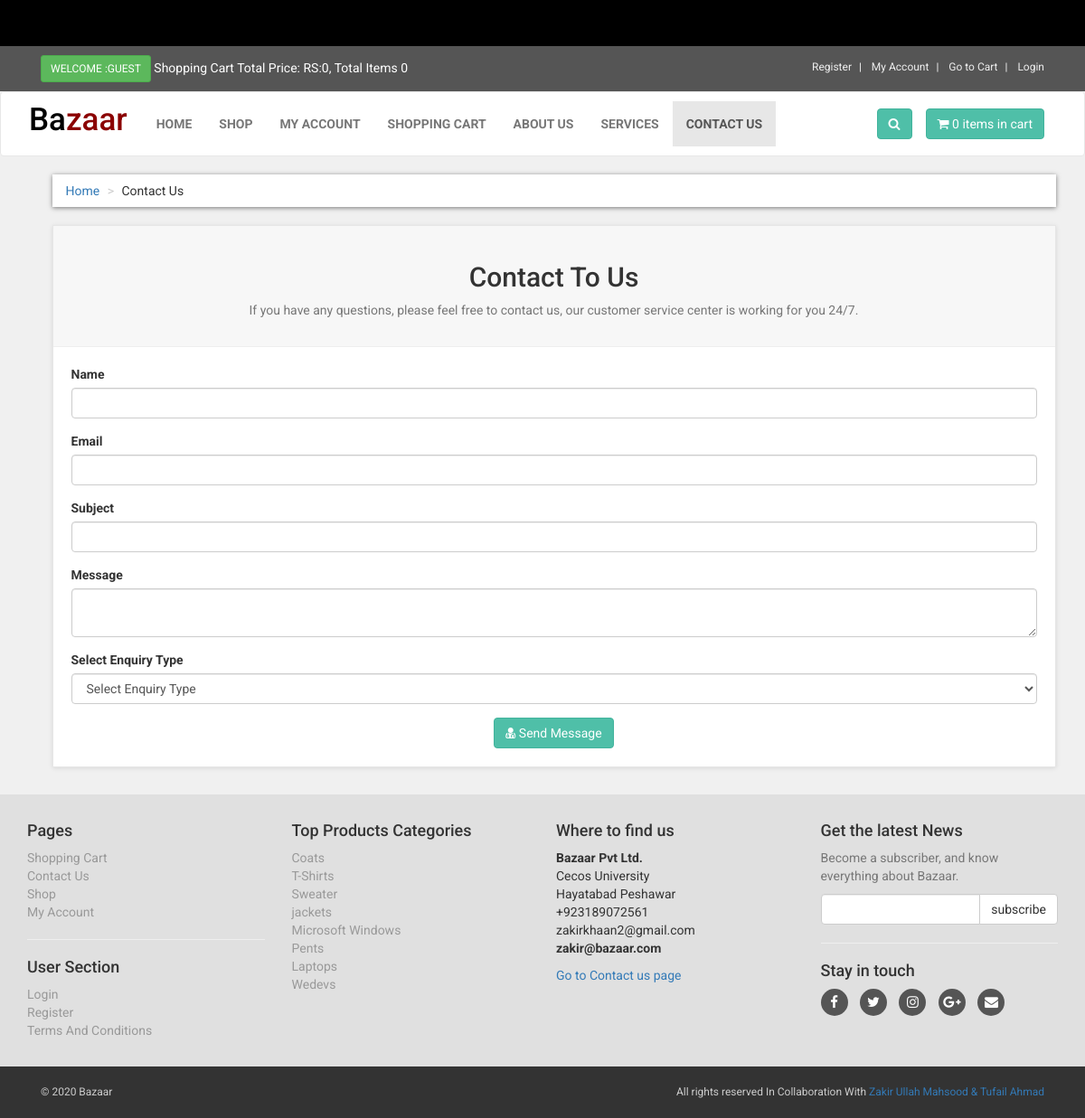
The page /contact.php on the database its author committed.
### tables this page shows
CREATE TABLE `contact_us` (
  `contact_id` int(10) NOT NULL,
  `contact_email` text NOT NULL,
  `contact_heading` text NOT NULL,
  `contact_desc` text NOT NULL
);

CREATE TABLE `product_categories` (
  `p_cat_id` int(10) NOT NULL,
  `p_cat_title` text NOT NULL,
  `p_cat_top` text NOT NULL,
  `p_cat_image` text NOT NULL
);

### contact.php (the view, shortened to what this page needs)
<?php
include("includes/db.php");
include("functions/functions.php");
?>
<!DOCTYPE html>
<html>
<head>
    <link href="styles/bootstrap.min.css" rel="stylesheet">
    <link href="styles/style.css" rel="stylesheet">
    <link href="font-awesome/css/font-awesome.min.css" rel="stylesheet">
</head>
<body>
<div class="marquee">
    <p  style="background-color:black; text-align: center; font-size: 17px; margin-top: 0; margin-bottom: 1px;">
    </p>
</div>
<div id="top">
    <div class="container">
        <div class="col-md-6 offer">
            <a href="#" class="btn btn-success btn-sm">
              <?php
              if (!isset($_SESSION['customer_email'])) {
                echo "Welcome :Guest";
              } else {
                echo "Welcome : " . $_SESSION['customer_email'] . "";
              }
              ?>
            </a>
            <a href="#">
                Shopping Cart Total Price: <?php total_price(); ?>, Total Items <?php items(); ?>
            </a>
        </div>
        <div class="col-md-6">
            <ul class="menu">
              <?php if (!isset($_SESSION['customer_email'])) { ?>
                  <li>
                      <a href="customer_register.php"> Register </a>
                  </li>
                <?php
              } ?>
                <li>
                  <?php
                  if (!isset($_SESSION['customer_email'])) {
                    echo "<a href='checkout.php' >My Account</a>";
                  } else {
                    echo "<a href='customer/my_account.php?my_orders'>My Account</a>";
                  }
                  ?>
                </li>
                <li>
                    <a href="cart.php">
                        Go to Cart
                    </a>
                </li>
                <li>
                  <?php
                  if (!isset($_SESSION['customer_email'])) {
                    echo "<a href='checkout.php'> Login </a>";
                  } else {
                    echo "<a href='logout.php'> Logout </a>";
                  }
                  ?>
                </li>
            </ul>
        </div>
    </div>
</div>
<div class="navbar navbar-default" id="navbar">
    <div class="container">
        <div class="navbar-header">
            <a class="navbar-brand home" href="index.php">
                    <h2 style="color: black;font-size: 35px;border:1px; margin:2px;" >
                        Ba<span style="color:darkred; font-size: 35px;">zaar</span></h2>
            </a>
        </div>
        <div class="navbar-collapse collapse" id="navigation">
            <div class="padding-nav">
                <ul class="nav navbar-nav navbar-left">
                    <li>
                        <a href="index.php"> Home </a>
                    </li>
                    <li>
                        <a href="shop.php"> Shop </a>
                    </li>
                    <li>
                      <?php
                      if (!isset($_SESSION['customer_email'])) {
                        echo "<a href='checkout.php' >My Account</a>";
                      } else {
                        echo "<a href='customer/my_account.php?my_orders'>My Account</a>";
                      }
                      ?>
                    </li>
                    <li>
                        <a href="cart.php"> Shopping Cart </a>
                    </li>
                    <li>
                        <a href="about.php"> About Us </a>
                    </li>
                    <li>
                        <a href="services.php"> Services </a>
                    </li>
                    <li class="active">
                        <a href="contact.php"> Contact Us </a>
                    </li>
                </ul>
            </div>
            <a class="btn btn-primary navbar-btn right" href="cart.php">
                <i class="fa fa-shopping-cart"></i>
                <span> <?php items(); ?> items in cart </span>
            </a>
            <div class="navbar-collapse collapse right">
                <button class="btn navbar-btn btn-primary" type="button" data-toggle="collapse" data-target="#search">
                    <i class="fa fa-search"></i>
                </button>
            </div>
        </div>
    </div>
</div>
<div id="content">
    <div class="container">
        <div class="col-md-12">
            <ul class="breadcrumb">
                <li>
                    <a href="index.php">Home</a>
                </li>
                <li>Contact Us</li>
            </ul>
        </div>
        <div class="col-md-12">
            <div class="box">
                <div class="box-header">
                    <div style="text-align: center;">
                      <?php
                      $get_contact_us = "select * from contact_us";
                      $run_contact_us = mysqli_query($con, $get_contact_us);
                      $row_contact_us = mysqli_fetch_array($run_contact_us);
                      $contact_heading = $row_contact_us['contact_heading'];
                      $contact_desc = $row_contact_us['contact_desc'];
                      ?>
                        <h2> <?php echo $contact_heading; ?> </h2>
                        <p class="text-muted">
                          <?php echo $contact_desc; ?>
                        </p>
                    </div>
                </div>
                <form action="contact.php" method="post">
                    <div class="form-group">
                        <label>Name</label>
                        <input type="text" class="form-control" name="name" required>
                    </div>
                    <div class="form-group">
                        <label>Email</label>
                        <input type="text" class="form-control" name="email" required>
                    </div>
                    <div class="form-group">
                        <label> Subject </label>
                        <input type="text" class="form-control" name="subject" required>
                    </div>
                    <div class="form-group">
                        <label> Message </label>
                        <textarea class="form-control" name="message"> </textarea>
                    </div>
                    <div class="form-group">
                        <label> Select Enquiry Type </label>
                        <select name="enquiry_type" class="form-control">
                            <option> Select Enquiry Type</option>
                        </select>
                    </div>
                    <div class="text-center">
                        <button type="submit" name="submit" class="btn btn-primary">
                            <i class="fa fa-user-md"></i> Send Message
                        </button>
                    </div>
                </form>
            </div>
        </div>
    </div>
</div>
<?php
include("includes/footer.php");
?>
</body>
</html>

### includes/footer.php (shortened to what this page needs)
<?php
if (isset($include_page) and $include_page == "vendor_store") {
    $store_back_url = "../";
} else {
    $store_back_url = "";
}
?>
<div id="footer">
    <div class="container">
        <div class="row">
            <div class="col-md-3 col-sm-6">
                <h4>Pages</h4>
                <ul>
                    <li><a href="<?php echo $store_back_url; ?>cart.php">Shopping Cart</a></li>
                    <li><a href="<?php echo $store_back_url; ?>contact.php">Contact Us</a></li>
                    <li><a href="<?php echo $store_back_url; ?>shop.php">Shop</a></li>
                    <li>
                        <?php
                        if (!isset($_SESSION['customer_email'])) {
                            echo "<a href='$store_back_url" . "checkout.php' >My Account</a>";
                        } else {
                            echo "<a href='$store_back_url" . "customer/my_account.php?my_orders'>My Account</a>";
                        }
                        ?>
                    </li>
                </ul>
                <hr>
                <h4>User Section</h4>
                <ul>
                    <li>
                        <?php
                        if (!isset($_SESSION['customer_email'])) {
                            echo "<a href='$store_back_url" . "checkout.php' >Login</a>";
                        } else {
                            echo "<a href='$store_back_url" . "customer/my_account.php?my_orders'>My Account</a>";
                        }
                        ?>
                    </li>
                    <li><a href="<?php echo $store_back_url; ?>customer_register.php">Register</a></li>
                    <li><a href="<?php echo $store_back_url; ?>terms.php">Terms And Conditions </a></li>
                </ul>
            </div>
            <div class="col-md-3 col-sm-6">
                <h4> Top Products Categories </h4>
                <ul>
                    <?php
                    $get_p_cats = "select * from product_categories";
                    $run_p_cats = mysqli_query($con, $get_p_cats);
                    while ($row_p_cats = mysqli_fetch_array($run_p_cats)) {
                        $p_cat_id = $row_p_cats['p_cat_id'];
                        $p_cat_title = $row_p_cats['p_cat_title'];
                        echo "<li> <a href='$store_back_url" . "shop.php?p_cat=$p_cat_id'> $p_cat_title </a> </li>";
                    }
                    ?>
                </ul>
            </div>
            <div class="col-md-3 col-sm-6">
                <h4>Where to find us</h4>
                <p>
                    <strong>Bazaar Pvt Ltd.</strong>
                    <br>Cecos University
                    <br>Hayatabad Peshawar
                    <br>+923189072561
                    <br>zakirkhaan2@gmail.com
                    <br>
                    <strong>zakir@bazaar.com</strong>
                </p>
                <a href="<?php echo $store_back_url; ?>contact.php">Go to Contact us page</a>
            </div>
            <div class="col-md-3 col-sm-6">
                <h4>Get the latest News</h4>
                <p class="text-muted">
                   Become a subscriber, and know everything about Bazaar.
                </p>
                <form action="https://feedburner.google.com/fb/a/mailverify" method="post" target="popupwindow"
                      onsubmit="window.open('https://feedburner.google.com/fb/a/mailverify?uri=computerfever', 'popupwindow', 'scrollbars=yes,width=550,height=520');return true">
                    <div class="input-group">
                        <input type="text" class="form-control" name="email">
                        <span class="input-group-btn">
                            <input type="submit" value="subscribe" class="btn btn-default">
                        </span>
                    </div>
                </form>
                <hr>
                <h4> Stay in touch </h4>
                <p class="social">
                    <a href="https://www.facebook.com/Zakirkhaann9"><i class="fa fa-facebook"></i></a>
                    <a href="https://www.twitter.com/watch49"><i class="fa fa-twitter"></i></a>
                    <a href="https://www.instagram.com/Zakirullahkhaan"><i class="fa fa-instagram"></i></a>
                    <a href="#"><i class="fa fa-google-plus"></i></a>
                    <a href="#"><i class="fa fa-envelope"></i></a>
                </p>
            </div>
        </div>
    </div>
</div>
<div id="copyright">
    <div class="container">
        <div class="col-md-6">
            <p class="pull-left"> &copy; 2020 Bazaar </p>
        </div>
        <div class="col-md-6">
            <p class="pull-right"> All rights reserved  In Collaboration With <a href="">Zakir Ullah Mahsood & Tufail Ahmad</a></p>
        </div>
    </div>
</div>

### styles/style.css (style rules this page uses)
body { font-family: "Roboto", Helvetica, Arial, sans-serif; font-size: 14px; line-height: 1.42857143; color: #333333; background-color: #f0f0f0; overflow-x: hidden; }
#top { background: #555555; padding: 10px 0; }
#top .offer { color: #fff; }
#top .offer .btn { text-transform: uppercase; }
#top a { color: #fff; }
#top ul.menu { padding-top: 5px; margin: 0; text-align: right; font-size: 12px; list-style: none; }
#top ul.menu > li { display: inline-block; }
#top ul.menu > li a { color: #eeeeee; }
#top ul.menu > li + li:before { content: "|\00a0"; padding: 0 5px; color: #f7f7f7; }
.navbar { background:white; }
.navbar-collapse .right { float:right; }
.navbar-brand { float:left; padding: 10px 15px; font-size:18px; line-height:20px; height:70px; }
.navbar ul.nav > li > a { text-transform:uppercase; font-weight:bold; font-size:14px; }
.padding-nav { padding-top:10px; }
.btn-primary { color:rgb(255, 255, 255); background-color:rgb(79, 191, 168); border-color:rgb(65, 179, 156); }
.box { background: #fff; margin: 0 0 30px; border: solid 1px #e6e6e6; box-sizing: border-box; padding:20px; box-shadow: 0 1px 5px rgba(0, 0, 0, 0.1); }
#content { padding-left:25px; }
.breadcrumb { padding: 8px 15px; margin-bottom:20px; background-color: #ffffff; border-radius: 0; box-shadow: 0 1px 5px rgba(0, 0, 0, 0.5); }
.breadcrumb > li + li:before { content: ">\00a0"; color:#cccccc; }
.box .box-header { background:#f7f7f7; margin:-20px -20px 20px; padding:20px; border-bottom: solid 1px #eeeeee; }
#footer { background: #e0e0e0; padding: 20px 0; }
#footer ul { padding-left: 0; list-style: none; }
#footer ul a { color:#999999; padding: 20px 0; }
#footer .social { text-align: left; }
#footer .social a { margin: 0 10px 0 0; color: #fff; display: inline-block; width: 30px; height: 30px; border-radius: 15px; line-height: 30px; font-size: 15px; text-align: center; transition: all 0.2s ease-out; vertical-align: bottom; background-color:#555555; }
#copyright { background:#333; color:#ccc; padding:20px 0; font-size:12px; }
#copyright p { margin: 0; }

### contact.php (style rules this page uses)
.marquee { width: 100%; line-height: 50px; background-color: black; color: white; white-space: nowrap; overflow: hidden; box-sizing: border-box; }
.marquee p { display: inline-block; padding-left: 100%; animation: marquee 15s linear infinite; }

### rows shown on the page
contact_us: contact_heading "Contact To Us", contact_desc "If you have any questions, please feel free to contact us, our customer service center is working for you 24/7."
product_categories: p_cat_title "Coats"
product_categories: p_cat_title "T-Shirts"
product_categories: p_cat_title "Sweater"
product_categories: p_cat_title "jackets"
product_categories: p_cat_title "Microsoft Windows"
product_categories: p_cat_title "Pents"
product_categories: p_cat_title "Laptops"
product_categories: p_cat_title "Wedevs"

### other values the page prints
$total "0"
$count_items "0 0"
